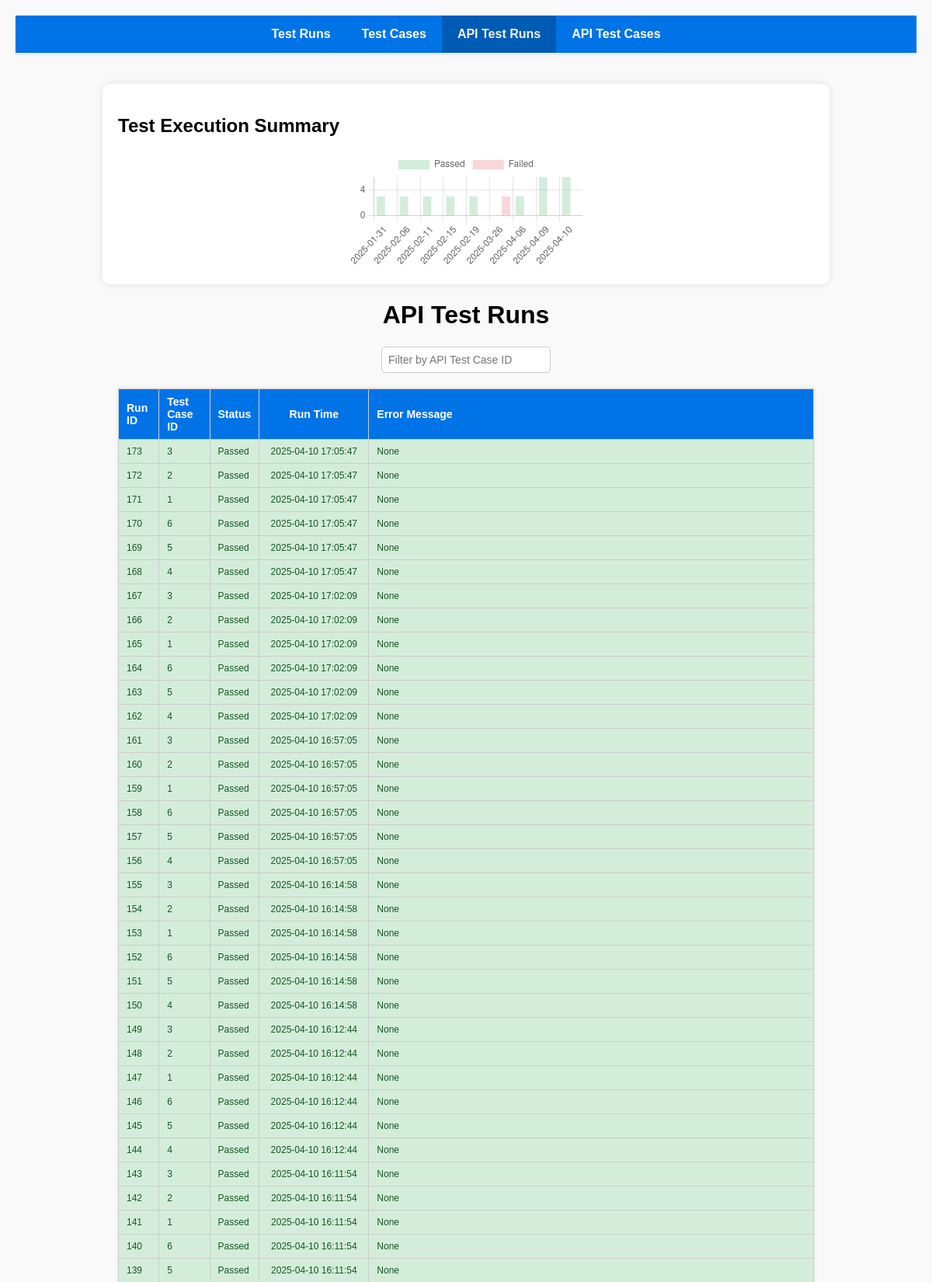
The page /test_runs_api (upper part) on the database its author committed.
### tables this page shows
CREATE TABLE test_runs_API (
    id INTEGER PRIMARY KEY AUTOINCREMENT,
    test_case_id INTEGER NOT NULL,
    status TEXT NOT NULL,
    run_time DATETIME DEFAULT CURRENT_TIMESTAMP,
    error_message TEXT,
    FOREIGN KEY (test_case_id) REFERENCES test_cases_API(id) 
      ON DELETE CASCADE 
      ON UPDATE CASCADE );

### flask_server.py (the view)
@app.route('/test_runs_api')
def api_test_runs():
    conn = sqlite3.connect('./sqlite_db/test_tracking.db')  # Подключение к SQLite базе данных
    cursor = conn.cursor()
    cursor.execute("SELECT * FROM test_runs_API ORDER BY id DESC")
    results = cursor.fetchall()
    cursor.execute("SELECT status, COUNT(*) FROM test_runs_API GROUP BY status")
    status_counts = cursor.fetchall()
    test_counts = {"passed": 0, "failed": 0}
    for status, count in status_counts:
        if status == 'Passed':
            test_counts["passed"] = count
        elif status == 'Failed':
            test_counts["failed"] = count
    cursor.execute("""
        WITH LastTestStatus AS (
            SELECT
                test_case_id,
                status,
                DATE(run_time) AS test_date,
                ROW_NUMBER() OVER (PARTITION BY test_case_id, DATE(run_time) ORDER BY run_time DESC) AS rn
            FROM test_runs_API
        )
        SELECT
            test_date,
            COUNT(DISTINCT CASE WHEN status = 'Passed' THEN test_case_id END) AS passed_count,
            COUNT(DISTINCT CASE WHEN status = 'Failed' THEN test_case_id END) AS failed_count
        FROM LastTestStatus
        WHERE rn = 1
        GROUP BY test_date
        ORDER BY test_date
    """)
    results_for_chart = cursor.fetchall()
    conn.close()
    chart_data = {
        "labels": [row[0] for row in results_for_chart],  # Даты
        "passed": [row[1] for row in results_for_chart],  # Количество Passed
        "failed": [row[2] for row in results_for_chart],  # Количество Failed
    }
    return render_template(
        'test_runs_api.html',
        results=results,
        test_counts=test_counts,
        chart_data=chart_data,
        current_path=request.path
    )

### templates/test_runs_api.html (shortened to what this page needs)
<!DOCTYPE html>
<html lang="en">
  <head>
  </head>
  <body>
    <header>
      <nav>
        <ul>
          <li>
            <a href="/" class="{{ 'active' if request.path == '/' else '' }}"
              >Test Runs</a
            >
          </li>
          <li>
            <a
              href="/test_cases"
              class="{{ 'active' if request.path == '/test_cases' else '' }}"
              >Test Cases</a
            >
          </li>
          <li>
            <a
              href="/test_runs_api"
              class="{{ 'active' if request.path == '/test_runs_api' else '' }}"
              >API Test Runs</a
            >
          </li>
          <li>
            <a
              href="/test_cases_api"
              class="{{ 'active' if request.path == '/test_cases_api' else '' }}"
              >API Test Cases</a
            >
          </li>
        </ul>
      </nav>
    </header>
    <main>
      <div class="chart-container">
        <h2>Test Execution Summary</h2>
        <canvas id="lineChart"></canvas>
      </div>
      <script>
        // Данные для линейного графика
        const chartData = {{ chart_data | tojson }};
        const ctx2 = document.getElementById('lineChart').getContext('2d');
        new Chart(ctx2, {
            type: 'bar',  // Линейный график
            data: {
                labels: chartData.labels,  // Даты
                datasets: [{
                    label: 'Passed',
                    data: chartData.passed,  // Количество Passed
                    borderColor: '#28a745',
                    backgroundColor: 'rgba(40, 167, 69, 0.2)',
                    fill: true,
                    tension: 0.4
                }, {
                    label: 'Failed',
                    data: chartData.failed,  // Количество Failed
                    borderColor: '#dc3545',
                    backgroundColor: 'rgba(220, 53, 69, 0.2)',
                    fill: true,
                    tension: 0.4
                }]
            },
            options: {
                responsive: true,
                plugins: {
                    legend: {
                        position: 'top',
                    },
                    tooltip: {
                        callbacks: {
                            label: function(tooltipItem) {
                                return tooltipItem.raw + ' tests';
                            }
                        }
                    }
                }
            }
        });
      </script>
      <h1>API Test Runs</h1>
      <input
        type="text"
        id="filterInput"
        placeholder="Filter by API Test Case ID"
        onkeyup="filterTable()"
        style="
          display: block;
          margin: 10px auto;
          padding: 8px;
          width: 200px;
          font-size: 14px;
          border: 1px solid #ccc;
          border-radius: 5px;
        "
      />
      <table>
        <tr>
          <th>Run ID</th>
          <th>Test Case ID</th>
          <th>Status</th>
          <th>Run Time</th>
          <th>Error Message</th>
        </tr>
        {% for result in results %}
        <tr class="{{ 'passed' if result[2] == 'Passed' else 'failed' }}">
          <td>{{ result[0] }}</td>
          <td>{{ result[1] }}</td>
          <td>{{ result[2] }}</td>
          <td>{{ result[3] }}</td>
          <td>{{ result[4] }}</td>
        </tr>
        {% endfor %}
      </table>
    </main>
  </body>
</html>

### templates/test_runs_api.html (style rules this page uses)
body { margin: 0; padding: 0; font-family: Arial, sans-serif; background-color: #f9f9f9; }
header { background-color: #0073e6; box-shadow: 0 2px 4px rgba(0, 0, 0, 0.1); position: sticky; top: 0; z-index: 1000; }
nav ul { list-style: none; margin: 0; padding: 0; display: flex; justify-content: center; }
nav ul li { margin: 0; padding: 0; }
nav ul li a { display: block; padding: 15px 20px; color: white; text-decoration: none; font-weight: bold; transition: background-color 0.3s, color 0.3s; }
nav ul li a:hover, nav ul li a.active { background-color: #005bb5; color: #f1f1f1; }
main { padding: 20px; }
body { font-family: Arial, sans-serif; background-color: #f9f9f9; margin: 0; padding: 20px; }
h1 { text-align: center; }
table { width: 80%; margin: 20px auto; border-collapse: collapse; box-shadow: 0 0 5px rgba(0, 0, 0, 0.1); background: #fff; font-size: 12px; }
th, td { padding: 8px 10px; text-align: left; border: 1px solid #ccc; }
th:nth-child(4), td:nth-child(4) { width: 120px; text-align: center; }
th { background-color: #0073e6; color: white; font-size: 14px; font-weight: bold; }
tr:nth-child(even) { background-color: #f2f2f2; }
tr.passed { background-color: #d4edda; color: #155724; }
.chart-container { width: 80%; margin: 20px auto; padding: 20px; background: #fff; border-radius: 10px; box-shadow: 0 0 10px rgba(0, 0, 0, 0.1); }
canvas { max-width: 400px; max-height: 400px; display: block; margin: 0 auto; }

### rows shown on the page
test_runs_API: id "173", test_case "3", status "Passed", run_time "2025-04-10 17:05:47", result "None"
test_runs_API: id "172", test_case "2", status "Passed", run_time "2025-04-10 17:05:47", result "None"
test_runs_API: id "171", test_case "1", status "Passed", run_time "2025-04-10 17:05:47", result "None"
test_runs_API: id "170", test_case "6", status "Passed", run_time "2025-04-10 17:05:47", result "None"
test_runs_API: id "169", test_case "5", status "Passed", run_time "2025-04-10 17:05:47", result "None"
test_runs_API: id "168", test_case "4", status "Passed", run_time "2025-04-10 17:05:47", result "None"
test_runs_API: id "167", test_case "3", status "Passed", run_time "2025-04-10 17:02:09", result "None"
test_runs_API: id "166", test_case "2", status "Passed", run_time "2025-04-10 17:02:09", result "None"
test_runs_API: id "165", test_case "1", status "Passed", run_time "2025-04-10 17:02:09", result "None"
test_runs_API: id "164", test_case "6", status "Passed", run_time "2025-04-10 17:02:09", result "None"
test_runs_API: id "163", test_case "5", status "Passed", run_time "2025-04-10 17:02:09", result "None"
test_runs_API: id "162", test_case "4", status "Passed", run_time "2025-04-10 17:02:09", result "None"
test_runs_API: id "161", test_case "3", status "Passed", run_time "2025-04-10 16:57:05", result "None"
test_runs_API: id "160", test_case "2", status "Passed", run_time "2025-04-10 16:57:05", result "None"
test_runs_API: id "159", test_case "1", status "Passed", run_time "2025-04-10 16:57:05", result "None"
test_runs_API: id "158", test_case "6", status "Passed", run_time "2025-04-10 16:57:05", result "None"
test_runs_API: id "157", test_case "5", status "Passed", run_time "2025-04-10 16:57:05", result "None"
test_runs_API: id "156", test_case "4", status "Passed", run_time "2025-04-10 16:57:05", result "None"
test_runs_API: id "155", test_case "3", status "Passed", run_time "2025-04-10 16:14:58", result "None"
test_runs_API: id "154", test_case "2", status "Passed", run_time "2025-04-10 16:14:58", result "None"
test_runs_API: id "153", test_case "1", status "Passed", run_time "2025-04-10 16:14:58", result "None"
test_runs_API: id "152", test_case "6", status "Passed", run_time "2025-04-10 16:14:58", result "None"
test_runs_API: id "151", test_case "5", status "Passed", run_time "2025-04-10 16:14:58", result "None"
test_runs_API: id "150", test_case "4", status "Passed", run_time "2025-04-10 16:14:58", result "None"
test_runs_API: id "149", test_case "3", status "Passed", run_time "2025-04-10 16:12:44", result "None"
test_runs_API: id "148", test_case "2", status "Passed", run_time "2025-04-10 16:12:44", result "None"
test_runs_API: id "147", test_case "1", status "Passed", run_time "2025-04-10 16:12:44", result "None"
test_runs_API: id "146", test_case "6", status "Passed", run_time "2025-04-10 16:12:44", result "None"
test_runs_API: id "145", test_case "5", status "Passed", run_time "2025-04-10 16:12:44", result "None"
test_runs_API: id "144", test_case "4", status "Passed", run_time "2025-04-10 16:12:44", result "None"
test_runs_API: id "143", test_case "3", status "Passed", run_time "2025-04-10 16:11:54", result "None"
test_runs_API: id "142", test_case "2", status "Passed", run_time "2025-04-10 16:11:54", result "None"
test_runs_API: id "141", test_case "1", status "Passed", run_time "2025-04-10 16:11:54", result "None"
test_runs_API: id "140", test_case "6", status "Passed", run_time "2025-04-10 16:11:54", result "None"
test_runs_API: id "139", test_case "5", status "Passed", run_time "2025-04-10 16:11:54", result "None"

### other values the page prints
chart data {{ chart_data | tojson }} {"failed": [0, 0, 0, 0, 0, 3, 0, 0, 0], "labels": ["2025-01-31", "2025-02-06", "2025-02-11", "2025-02-15", "2025-02-19", "2025-03-26", "2025-04-06", "2025-04-09", "2025-04-10"], "passed": [3, 3, 3, 3, 3, 0, 3, 6, 6]}
